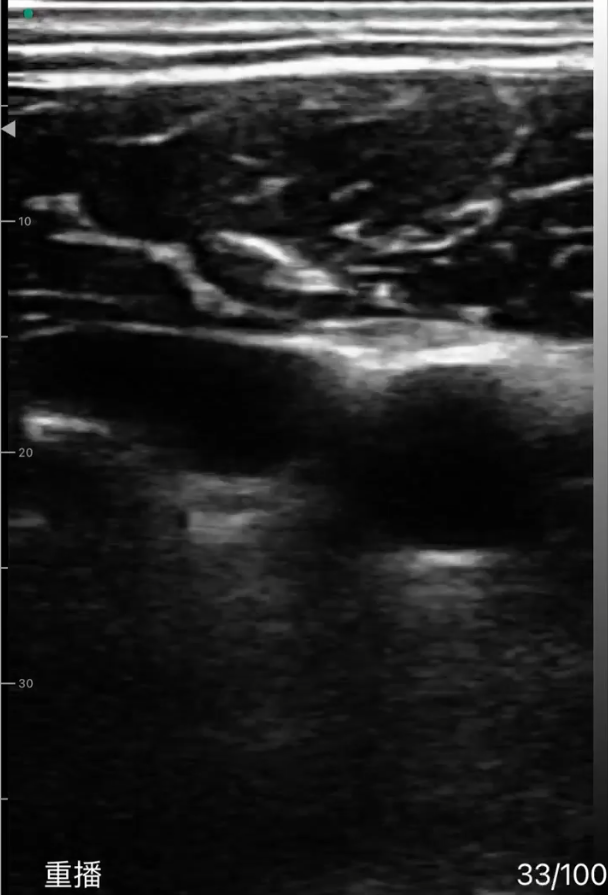
#> input picture ultrasound_image_processing_parallel/HW_20230903_IJVSmall.png, 608 x 895 px
$ python S1_ijv_model_find_tissue.py
#> lines starting #> are read from the running program, lines starting #| are printed output that depends on the picture
# %%
import numpy as np
import scipy.io as sio
import cv2
import json
import matplotlib.pyplot as plt
import os
import sys

# %%
# %% parameters setting
subject = "HW"
date = "20230903"
state = "IJVSmall"
with open("blood_vessel_segmentation_line_new.json") as f:
#> (reads ultrasound_image_processing_parallel/blood_vessel_segmentation_line_new.json from the repository)
    file = json.load(f)
    length10mmEdge = file[subject][date]["length10mmEdge"]
    bound = file[subject][date]['bound']
    skin_x = file[subject][date]['skin']['x']
    fat_x = file[subject][date]['fat']['x']
    cca_v = file[subject][date][state]['cca']['v']

voxelLength = 0.25  # [mm]
gridNumIn10mm = int(10/voxelLength)
os.makedirs(os.path.join('result', subject), exist_ok=True)
# %% [markdown]
# ## trim to tissue region ( delete not necessary region )

# %%
# %% main
# plot original image
image = cv2.imread(f'{subject}_{date}_{state}.png', cv2.IMREAD_GRAYSCALE)
#> image: shape (895, 608); min 0, max 255, mean 41.7

## find tissue upper bound and lower bound
plt.imshow(image, cmap="gray")
plt.axhline(y=bound[0], color='red') # upperbound
plt.axhline(y=bound[1], color='red') # lowerbound
plt.plot()
plt.colorbar()
plt.title("original")
plt.show()
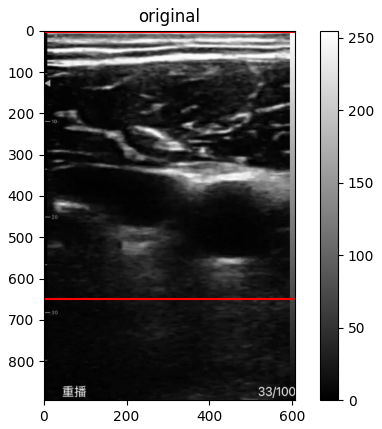
#> figure drawn by matplotlib, 2 panels
# plot tissue area only
plt.imshow(image[bound[0]:bound[1]], cmap="gray")
plt.colorbar()
plt.title("tissue (trim to skin surface)")
plt.show()
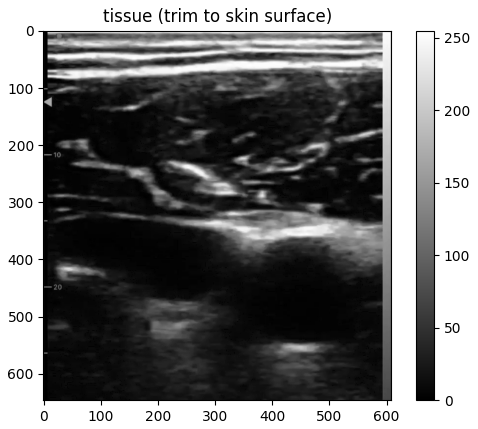
#> figure drawn by matplotlib, 2 panels
image = image[bound[0]:bound[1]]
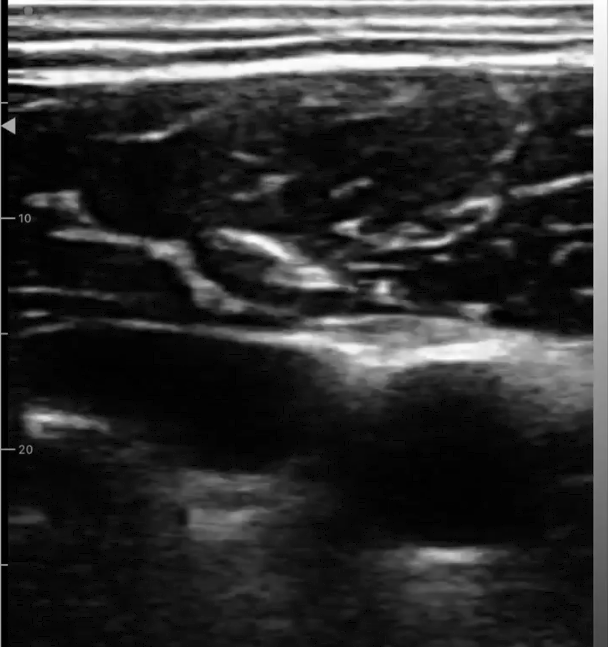
#> image: shape (647, 608); min 0, max 255, mean 50.9

# %% [markdown]
# ## Find skin and fat line

# %%
## find tissue skin,fat, thickness
# trim image to start from skin surface
plt.imshow(image, cmap="gray")
plt.axhline(y=skin_x, color='red')
plt.axhline(y=fat_x, color='red')
plt.plot([0, 0], length10mmEdge, "r.") # scale bar (10mm = ? pixels)
plt.colorbar()
plt.title("tissue (trim to skin surface)")
plt.show()

# %% [markdown]
# ## Using GUI to find IJV region

# %%
# plot the IJV bundary
img = image
im = []
XY = []
imgs = f'image_{subject}_{date}_{state}'
# [48 lines left out: functions left, right, up, down, drawing, not called in this run]

cv2.namedWindow("img1")
cv2.moveWindow("img1", 100, 100)
cv2.setMouseCallback("img1", drawing)
cv2.imshow("img1", img)

cv2.waitKey(0)
cv2.destroyAllWindows()


# %%
# find the points(pixels) which are inside the bundary we plot
img_size = [image.shape[0], image.shape[1]]
#> img_size = [647, 608]
if (XY):
    img2 = np.zeros(img_size, np.uint16)
    for m in XY:
        img2[m[1]][m[0]] = 255
    iii=0
    jjj=0
    start=0
    for i in img2:
        jjj=0
        if (right(iii,jjj,XY) or left(iii,jjj,XY) or up(iii,jjj,XY) or down(iii,jjj,XY)):
            start=1
        if (start):
            for j in i:
                if (right(iii,jjj,XY) and left(iii,jjj,XY) and up(iii,jjj,XY) and down(iii,jjj,XY)):
                    img2[jjj][iii]= 255
                jjj+=1
        start =0
        iii+=1
    plt.figure(figsize=(20,16))
    ax = plt.subplot(3,1,1)
    ax.imshow(img2)
    ax.axis("off")

# %%
# save ijv position
#> (the run stopped early here; a loop or call above may not have finished)
